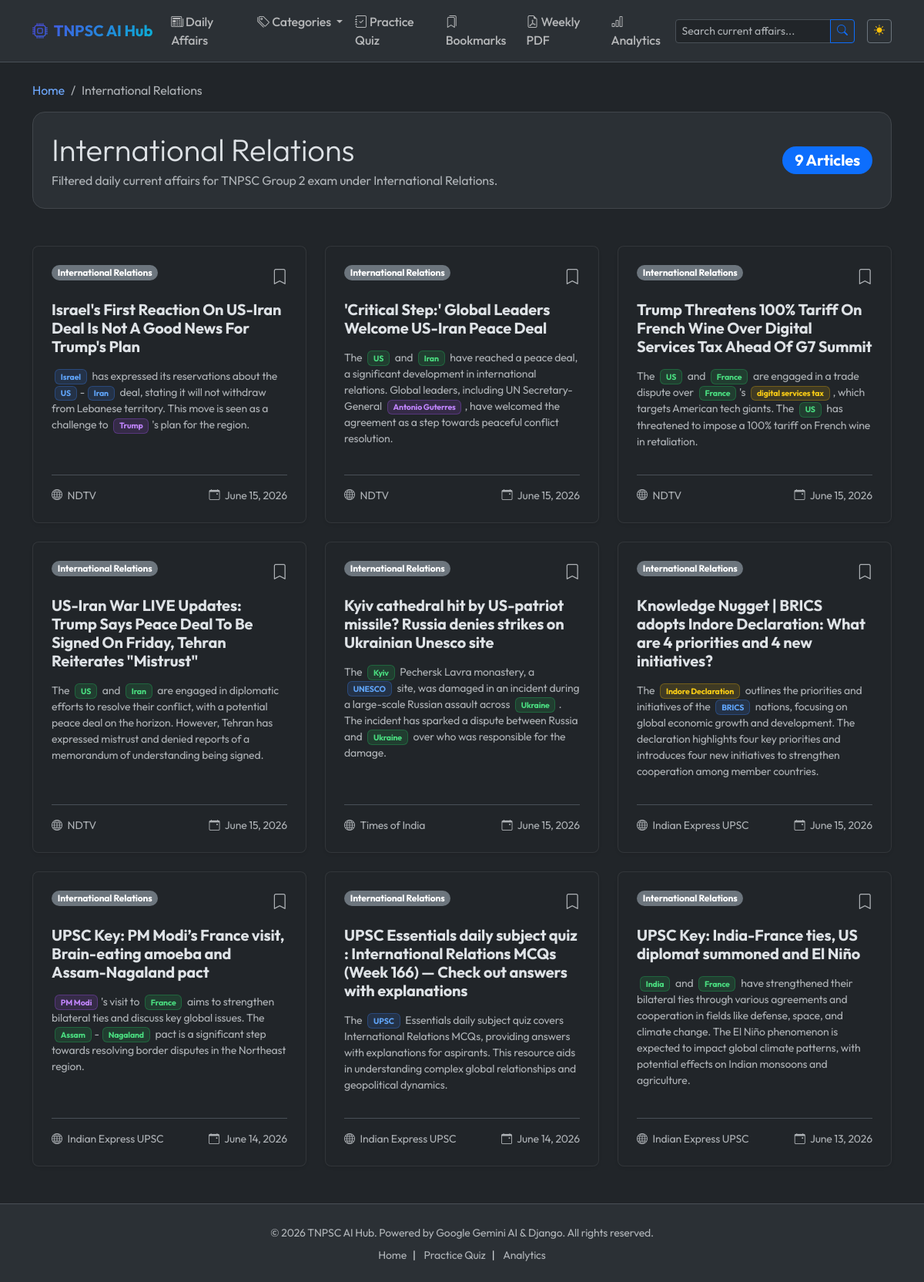
Page /category/International Relations/ on the committed database.
### apps/news/models.py (models this page shows, shortened)
class News(models.Model):
    title = models.CharField(max_length=500)
    slug = models.SlugField(max_length=500, unique=True, blank=True)
    source = models.CharField(max_length=100)
    article_url = models.URLField(max_length=1000, unique=True)
    published_date = models.DateField()
    category = models.CharField(
        max_length=50,
        choices=settings.NEWS_CATEGORIES,
        default='Others'
    )
    summary = models.TextField(help_text="2-line TNPSC focused summary")
    keywords = models.JSONField(default=list, blank=True)
    mcq_question = models.TextField(blank=True, null=True)
    mcq_options = models.JSONField(default=dict, blank=True, help_text="Dictionary like {'A': '...', 'B': '...'}")
    mcq_answer = models.CharField(max_length=10, blank=True, null=True, help_text="Correct option key, e.g., 'A', 'B', 'C', 'D'")
    mcq_explanation = models.TextField(blank=True, null=True)
    highlighted_entities = models.JSONField(default=dict, blank=True)
    revision_notes = models.TextField(blank=True, null=True, help_text="Bullet points for quick revision")
    created_at = models.DateTimeField(auto_now_add=True)
    is_published = models.BooleanField(default=True)
    class Meta:
        verbose_name_plural = "News Articles"
        ordering = ['-published_date', '-created_at']

### apps/news/views.py (the view)
# urls.py: path('category/<str:category_name>/', CategoryNewsListView.as_view(), name='category'),
class CategoryNewsListView(ListView):
    model = News
    template_name = 'news/category.html'
    context_object_name = 'news_list'
    paginate_by = 12
    def get_queryset(self):
        self.category_slug = self.kwargs.get('category_name', '').strip()
        category_db_mapper = {
            'polity': 'Polity & Governance',
            'economy': 'Economy & Finance',
            'science': 'Science & Technology',
            'international': 'International Relations',
            'environment': 'Environment & Ecology',
            'awards': 'Awards & Honours',
            'polity-governance': 'Polity & Governance',
            'economy-finance': 'Economy & Finance',
            'science-technology': 'Science & Technology',
            'international-relations': 'International Relations',
            'environment-ecology': 'Environment & Ecology',
            'awards-honours': 'Awards & Honours',
            'sports': 'Sports',
            'tamil nadu': 'Tamil Nadu',
            'tamil-nadu': 'Tamil Nadu',
            'others': 'Others'
        }
        self.target_category = category_db_mapper.get(
            self.category_slug.lower(),
            self.category_slug.replace('-', ' ').title()
        )
        return News.objects.filter(
            Q(category__iexact=self.target_category) | Q(category__iexact=self.category_slug),
            is_published=True
        )
    def get_context_data(self, **kwargs):
        context = super().get_context_data(**kwargs)
        context['category_name'] = self.category_slug
        context['category_display'] = self.target_category
        context['bookmarked_ids'] = self.request.session.get('bookmarked_news_ids', [])
        return context

### apps/news/context_processors.py (called while the page is built)
def categories_processor(request):
    return {
        'NEWS_CATEGORIES': settings.NEWS_CATEGORIES
    }

### templates/news/category.html (shortened to what this page needs)
{% extends 'base.html' %}
{% load news_tags %}
{% block content %}
<div class="row mb-5">
    <div class="col-12">
        <nav aria-label="breadcrumb">
            <ol class="breadcrumb">
                <li class="breadcrumb-item"><a href="{% url 'news:index' %}" class="text-decoration-none">Home</a></li>
                <li class="breadcrumb-item active" aria-current="page">{{ category_display }}</li>
            </ol>
        </nav>
        <div class="p-4 bg-body-tertiary border border-secondary-subtle rounded-4 d-flex justify-content-between align-items-center">
            <div>
                <h1 class="display-6 fw-extrabold mb-1">{{ category_display }}</h1>
                <p class="text-muted mb-0">Filtered daily current affairs for TNPSC Group 2 exam under {{ category_display }}.</p>
            </div>
            <div>
                <span class="badge bg-primary fs-5 rounded-pill px-3 py-2">
                    {{ news_list|length }} Articles
                </span>
            </div>
        </div>
    </div>
</div>
<div class="row">
    {% if news_list %}
        {% for news in news_list %}
            <div class="col-md-6 col-lg-4 mb-4 animate-fade-in">
                <div class="card h-100 news-card shadow-sm rounded-3">
                    <div class="card-body d-flex flex-column p-4">
                        <div class="d-flex justify-content-between align-items-start mb-3">
                            <span class="badge bg-secondary rounded-pill">
                                {{ news.get_category_display }}
                            </span>
                            <span class="bookmark-btn" data-news-id="{{ news.id }}">
                                <i class="bi {% if news.id in bookmarked_ids %}bi-bookmark-fill text-warning{% else %}bi-bookmark text-muted{% endif %} fs-5"></i>
                            </span>
                        </div>
                        <h5 class="card-title fw-bold mb-3">
                            <a href="{% url 'news:detail' news.slug %}" class="text-decoration-none text-reset hover-primary">
                                {{ news.title }}
                            </a>
                        </h5>
                        <p class="card-text text-muted flex-grow-1 small">
                            {{ news.summary|highlight_entities:news.highlighted_entities }}
                        </p>
                        <div class="border-top pt-3 mt-3 d-flex justify-content-between align-items-center text-muted small">
                            <span><i class="bi bi-globe me-1"></i> {{ news.source }}</span>
                            <span><i class="bi bi-calendar-event me-1"></i> {{ news.published_date }}</span>
                        </div>
                    </div>
                </div>
            </div>
        {% endfor %}
    {% endif %}
</div>
{% endblock %}

### templates/base.html (shortened to what this page needs)
<!DOCTYPE html>
<html lang="en" data-bs-theme="dark">
<head>
    <link href="https://cdn.jsdelivr.net/npm/bootstrap@5.3.3/dist/css/bootstrap.min.css" rel="stylesheet">
    <link rel="stylesheet" href="https://cdn.jsdelivr.net/npm/bootstrap-icons@1.11.3/font/bootstrap-icons.min.css">
    {% load static %}
    <link rel="stylesheet" href="{% static 'css/styles.css' %}">
</head>
<body>
    <nav class="navbar navbar-expand-lg border-bottom sticky-top bg-body-tertiary">
        <div class="container">
            <a class="navbar-brand d-flex align-items-center gap-2 fw-bold text-gradient" href="{% url 'news:index' %}">
                <i class="bi bi-cpu text-primary"></i> TNPSC AI Hub
            </a>
            <div class="collapse navbar-collapse" id="navbarNav">
                <ul class="navbar-nav me-auto mb-2 mb-lg-0 fw-medium">
                    <li class="nav-item">
                        <a class="nav-link {% if request.resolver_match.url_name == 'index' %}active text-primary{% endif %}" href="{% url 'news:index' %}">
                            <i class="bi bi-newspaper"></i> Daily Affairs
                        </a>
                    </li>
                    <li class="nav-item dropdown">
                        <a class="nav-link dropdown-toggle" href="#" role="button" data-bs-toggle="dropdown" aria-expanded="false">
                            <i class="bi bi-tags"></i> Categories
                        </a>
                    </li>
                    <li class="nav-item">
                        <a class="nav-link {% if request.resolver_match.url_name == 'dashboard' and request.resolver_match.namespace == 'quiz' %}active text-primary{% endif %}" href="{% url 'quiz:dashboard' %}">
                            <i class="bi bi-journal-check"></i> Practice Quiz
                        </a>
                    </li>
                    <li class="nav-item">
                        <a class="nav-link {% if request.resolver_match.url_name == 'list' and request.resolver_match.namespace == 'bookmarks' %}active text-primary{% endif %}" href="{% url 'bookmarks:list' %}">
                            <i class="bi bi-bookmarks"></i> Bookmarks
                        </a>
                    </li>
                    <li class="nav-item">
                        <a class="nav-link {% if request.resolver_match.url_name == 'weekly_html' %}active text-primary{% endif %}" href="{% url 'pdf_export:weekly_html' %}">
                            <i class="bi bi-file-earmark-pdf"></i> Weekly PDF
                        </a>
                    </li>
                    <li class="nav-item">
                        <a class="nav-link {% if request.resolver_match.url_name == 'dashboard' and request.resolver_match.namespace == 'analytics' %}active text-primary{% endif %}" href="{% url 'analytics:dashboard' %}">
                            <i class="bi bi-bar-chart"></i> Analytics
                        </a>
                    </li>
                </ul>
                <div class="d-flex align-items-center gap-3">
                    <form class="d-flex" action="{% url 'news:search' %}" method="GET" role="search">
                        <div class="input-group">
                            <input class="form-control form-control-sm" type="search" name="q" placeholder="Search current affairs..." aria-label="Search" value="{{ query|default:'' }}" required>
                            <button class="btn btn-outline-primary btn-sm" type="submit"><i class="bi bi-search"></i></button>
                        </div>
                    </form>
                    <button class="btn btn-sm btn-outline-secondary" id="themeToggler" aria-label="Toggle Theme">
                        <i class="bi bi-sun-fill" id="themeIcon"></i>
                    </button>
                </div>
            </div>
        </div>
    </nav>
    <main class="container py-4">
        {% block content %}{% endblock %}
    </main>
    <footer class="footer mt-auto py-4 border-top bg-body-tertiary">
        <div class="container text-center">
            <span class="text-muted small">&copy; 2026 TNPSC AI Hub. Powered by Google Gemini AI & Django. All rights reserved.</span>
            <div class="mt-2 small">
                <a href="{% url 'news:index' %}" class="text-decoration-none text-muted mx-2">Home</a>|
                <a href="{% url 'quiz:dashboard' %}" class="text-decoration-none text-muted mx-2">Practice Quiz</a>|
                <a href="{% url 'analytics:dashboard' %}" class="text-decoration-none text-muted mx-2">Analytics</a>
            </div>
        </div>
    </footer>
</body>
</html>

### static/css/styles.css (style rules this page uses)
:root { --primary-gradient: linear-gradient(135deg, #4f46e5 0%, #06b6d4 100%); --purple-color: #a855f7; --purple-light: #f3e8ff; --scheme-color: #eab308; --org-color: #3b82f6; --place-color: #22c55e; --person-color: #a855f7; --number-color: #ef4444; }
body { font-family: 'Outfit', -apple-system, BlinkMacSystemFont, "Segoe UI", Roboto, sans-serif; min-height: 100vh; display: flex; flex-direction: column; letter-spacing: -0.01em; }
.text-gradient { background: var(--primary-gradient); -webkit-background-clip: text; -webkit-text-fill-color: transparent; background-clip: text; }
.bg-purple { background-color: var(--purple-color) !important; }
.news-card { transition: transform 0.25s cubic-bezier(0.4, 0, 0.2, 1), box-shadow 0.25s ease; border: 1px solid rgba(255, 255, 255, 0.08); overflow: hidden; }
.entity-scheme { background-color: rgba(234, 179, 8, 0.15) !important; color: #facc15 !important; border: 1px solid rgba(234, 179, 8, 0.3); }
.entity-org { background-color: rgba(59, 130, 246, 0.15) !important; color: #60a5fa !important; border: 1px solid rgba(59, 130, 246, 0.3); }
.entity-place { background-color: rgba(34, 197, 94, 0.15) !important; color: #4ade80 !important; border: 1px solid rgba(34, 197, 94, 0.3); }
.entity-person { background-color: rgba(168, 85, 247, 0.15) !important; color: #c084fc !important; border: 1px solid rgba(168, 85, 247, 0.3); }
.bookmark-btn { cursor: pointer; transition: color 0.2s, transform 0.2s; }
.animate-fade-in { animation: fadeIn 0.4s ease-out forwards; }

### rows in the picture
News: category "International Relations", title "Israel's First Reaction On US-Iran Deal Is Not A Good News For Trump's Plan", summary|highlight_entities "Israel has expressed its reservations about the US - Iran deal, stating it will not withdraw from Lebanese territory. This move is seen as a challenge to Trump 's plan for the region.", source "NDTV", published_date "June 15, 2026"
News: category "International Relations", title "'Critical Step:' Global Leaders Welcome US-Iran Peace Deal", summary|highlight_entities "The US and Iran have reached a peace deal, a significant development in international relations. Global leaders, including UN Secretary-General Antonio Guterres , have welcomed the agreement as a step towards peaceful conflict resolution.", source "NDTV", published_date "June 15, 2026"
News: category "International Relations", title "Trump Threatens 100% Tariff On French Wine Over Digital Services Tax Ahead Of G7 Summit", summary|highlight_entities "The US and France are engaged in a trade dispute over France 's digital services tax , which targets American tech giants. The US has threatened to impose a 100% tariff on French wine in retaliation.", source "NDTV", published_date "June 15, 2026"
News: category "International Relations", title "US-Iran War LIVE Updates: Trump Says Peace Deal To Be Signed On Friday, Tehran Reiterates \"Mistrust\"", summary|highlight_entities "The US and Iran are engaged in diplomatic efforts to resolve their conflict, with a potential peace deal on the horizon. However, Tehran has expressed mistrust and denied reports of a memorandum of understanding being signed.", source "NDTV", published_date "June 15, 2026"
News: category "International Relations", title "Kyiv cathedral hit by US-patriot missile? Russia denies strikes on Ukrainian Unesco site", summary|highlight_entities "The Kyiv Pechersk Lavra monastery, a UNESCO site, was damaged in an incident during a large-scale Russian assault across Ukraine . The incident has sparked a dispute between Russia and Ukraine over who was responsible for the damage.", source "Times of India", published_date "June 15, 2026"
News: category "International Relations", title "Knowledge Nugget | BRICS adopts Indore Declaration: What are 4 priorities and 4 new initiatives?", summary|highlight_entities "The Indore Declaration outlines the priorities and initiatives of the BRICS nations, focusing on global economic growth and development. The declaration highlights four key priorities and introduces four new initiatives to strengthen cooperation among member countries.", source "Indian Express UPSC", published_date "June 15, 2026"
News: category "International Relations", title "UPSC Key: PM Modi’s France visit, Brain-eating amoeba and Assam-Nagaland pact", summary|highlight_entities "PM Modi 's visit to France aims to strengthen bilateral ties and discuss key global issues. The Assam - Nagaland pact is a significant step towards resolving border disputes in the Northeast region.", source "Indian Express UPSC", published_date "June 14, 2026"
News: category "International Relations", title "UPSC Essentials daily subject quiz : International Relations MCQs (Week 166) — Check out answers with explanations", summary|highlight_entities "The UPSC Essentials daily subject quiz covers International Relations MCQs, providing answers with explanations for aspirants. This resource aids in understanding complex global relationships and geopolitical dynamics.", source "Indian Express UPSC", published_date "June 14, 2026"
News: category "International Relations", title "UPSC Key: India-France ties, US diplomat summoned and El Niño", summary|highlight_entities "India and France have strengthened their bilateral ties through various agreements and cooperation in fields like defense, space, and climate change. The El Niño phenomenon is expected to impact global climate patterns, with potential effects on Indian monsoons and agriculture.", source "Indian Express UPSC", published_date "June 13, 2026"

### other values in the picture
{{ category_display }} "International Relations"
{{ news_list|length }} "9"
